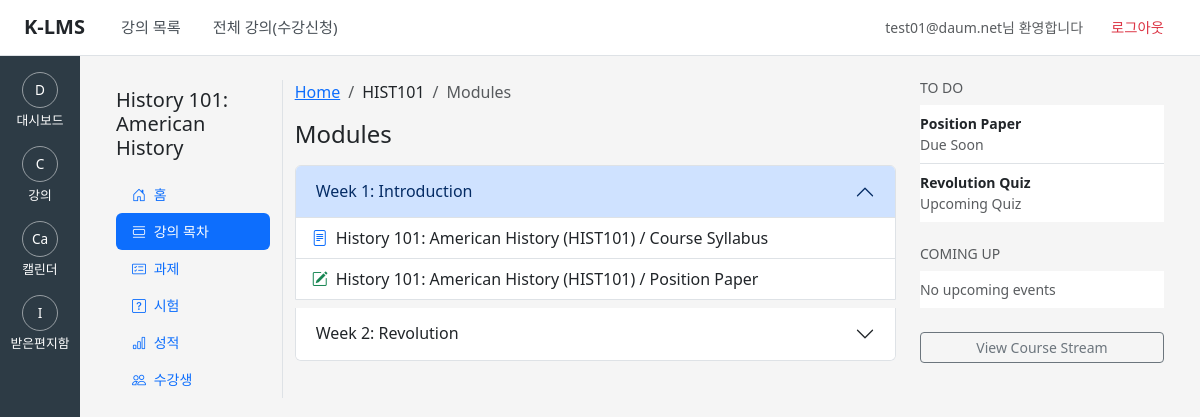
Screenshot of /api/core/1/ (signed in) with the database file from the repository.
### core/models.py (models this page shows, shortened)
class User(AbstractUser):
    email = models.EmailField(
        unique=True,
        blank=False,
        null=False,
        help_text="로그인 및 알림에 사용되는 기본 이메일 (시스템 전역 유일)",
    )
    sis_id = models.CharField(
        max_length=64,
        unique=True,
        null=True,
        blank=True,
        help_text="SIS 학번/사번. 없을 수도 있지만, 있으면 유일해야 함.",
    )
    avatar_url = models.URLField(
        max_length=500,
        null=True,
        blank=True,
        help_text="사용자 프로필 사진 URL",
    )
    time_zone = models.CharField(
        max_length=50,
        default="UTC",
        help_text="사용자 선호 타임존 (예: UTC, Asia/Seoul)",
    )
    class Meta:
        verbose_name = "User"
        verbose_name_plural = "Users"

### courses/models.py (models this page shows, shortened)
class Course(models.Model):
    account = models.ForeignKey(
        Account,
        related_name="courses",
        on_delete=models.CASCADE,
        help_text="이 강의가 속한 계정(또는 하위 계정)",
    )
    term = models.ForeignKey(
        Term,
        related_name="courses",
        on_delete=models.PROTECT,
        help_text="이 강의가 열리는 학기",
    )
    name = models.CharField(max_length=255)
    course_code = models.CharField(
        max_length=50,
        help_text="강의 코드(예: CS101, ENG-202 등)",
    )
    is_public = models.BooleanField(
        default=False,
        help_text="공개 강의 여부 (예: 카탈로그에 노출할지 여부)",
    )
    class Meta:
        verbose_name = "Course"
        verbose_name_plural = "Courses"
    def __str__(self) -> str:
        return f"{self.name} ({self.course_code})"

class Module(models.Model):
    course = models.ForeignKey(
        "Course",
        related_name="modules",
        on_delete=models.CASCADE,
        help_text="이 모듈이 속한 강의",
    )
    name = models.CharField(
        max_length=255,
        help_text="모듈 이름 (예: Week 1, Introduction 등)",
    )
    position = models.PositiveIntegerField(
        default=0,
        help_text="코스 내 모듈 순서",
    )
    unlock_at = models.DateTimeField(
        null=True,
        blank=True,
        help_text="이 날짜/시간 이후에 모듈이 열림",
    )
    prerequisites = models.ManyToManyField(
        "self",
        symmetrical=False,
        related_name="dependent_modules",
        blank=True,
        help_text="이 모듈이 열리기 전에 완료되어야 하는 선행 모듈들",
    )
    require_sequential_progress = models.BooleanField(
        default=False,
        help_text="학생이 이 모듈의 아이템을 순서대로만 진행해야 하는지 여부",
    )
    class Meta:
        ordering = ["course", "position", "id"]
        verbose_name = "Module"
        verbose_name_plural = "Modules"

class ModuleItem(models.Model):
    module = models.ForeignKey(
        Module,
        related_name="items",
        on_delete=models.CASCADE,
        help_text="이 아이템이 속한 모듈",
    )
    position = models.PositiveIntegerField(
        default=0,
        help_text="모듈 내 아이템 순서",
    )
    indent = models.PositiveSmallIntegerField(
        default=0,
        validators=[MinValueValidator(0), MaxValueValidator(5)],
        help_text="모듈 내 들여쓰기 레벨 (0~5)",
    )
    content_type = models.ForeignKey(
        ContentType,
        on_delete=models.CASCADE,
        help_text="연결된 객체 타입 (Page, Assignment 등)",
    )
    object_id = models.PositiveIntegerField(
        help_text="연결된 객체의 PK",
    )
    content_object = GenericForeignKey("content_type", "object_id")
    completion_requirement = models.CharField(
        max_length=20,
        choices=CompletionRequirement.choices,
        null=True,
        blank=True,
        help_text="이 아이템의 완료 조건 (must_view, must_submit, min_score 등)",
    )
    class Meta:
        ordering = ["module", "position", "id"]
        verbose_name = "Module item"
        verbose_name_plural = "Module items"

class Page(models.Model):
    course = models.ForeignKey(
        "Course",
        related_name="pages",
        on_delete=models.CASCADE,
        help_text="이 페이지가 속한 강의",
    )
    title = models.CharField(max_length=255)
    body = models.TextField(
        help_text="HTML 형태로 저장되는 페이지 본문",
    )
    is_published = models.BooleanField(
        default=False,
        help_text="학생에게 공개 여부",
    )
    is_front_page = models.BooleanField(
        default=False,
        help_text="코스 홈(Front Page)로 사용할지 여부",
    )
    class Meta:
        verbose_name = "Page"
        verbose_name_plural = "Pages"
        constraints = [
            models.UniqueConstraint(
                fields=["course"],
                condition=models.Q(is_front_page=True),
                name="unique_front_page_per_course",
            )
        ]
    def __str__(self) -> str:
        return f"{self.course} / {self.title}"

class Assignment(models.Model):
    course = models.ForeignKey(
        Course,
        related_name="assignments",
        on_delete=models.CASCADE,
        help_text="이 과제가 속한 강의",
    )
    title = models.CharField(max_length=255)
    description = models.TextField(
        help_text="과제 설명 (리치 텍스트 / HTML 등)",
    )
    points_possible = models.DecimalField(
        max_digits=5,
        decimal_places=2,
        help_text="배점 (소수점 둘째 자리까지, 예: 100.00, 10.50)",
    )
    due_at = models.DateTimeField(
        null=True,
        blank=True,
        help_text="마감일",
    )
    unlock_at = models.DateTimeField(
        null=True,
        blank=True,
        help_text="과제를 열어두는 시작 시각",
    )
    lock_at = models.DateTimeField(
        null=True,
        blank=True,
        help_text="과제가 완전히 닫히는 시각",
    )
    submission_types = models.JSONField(
        default=list,
        blank=True,
        help_text=(
            "허용되는 제출 유형 리스트. "
            "예: ['online_text_entry', 'online_upload', 'online_url', "
            "'media_recording', 'none']"
        ),
    )
    grading_type = models.CharField(
        max_length=20,
        choices=GradingType.choices,
        default=GradingType.POINTS,
        help_text="채점 방식 (pass_fail, percent, letter_grade, points)",
    )
    published = models.BooleanField(
        default=False,
        help_text="학생에게 과제가 공개되었는지 여부",
    )
    created_at = models.DateTimeField(auto_now_add=True)
    updated_at = models.DateTimeField(auto_now=True)
    class Meta:
        verbose_name = "Assignment"
        verbose_name_plural = "Assignments"
        ordering = ["course", "due_at", "id"]
    def __str__(self) -> str:
        return f"{self.course} / {self.title}"

### core/views.py (the view)
# urls.py: path("<int:course_id>/", course_detail, name="course_detail"),
@login_required
def course_detail(request, course_id: int):
    course = get_object_or_404(Course, id=course_id)
    modules = (
        Module.objects.filter(course=course)
        .prefetch_related("items__content_type")
        .order_by("position", "id")
    )
    context = {
        "course": course,
        "modules": modules,
        "active_tab": "modules",
    }
    return render(request, "courses/course_home.html", context)

### templates/courses/course_home.html
{% extends "courses/course_base.html" %}
{% block course_content %}
  <div class="d-flex justify-content-between align-items-center mb-3">
    <h2 class="h4 mb-0">Modules</h2>
  </div>
  {% if modules %}
    <div class="accordion" id="modulesAccordion">
      {% for module in modules %}
        <div class="accordion-item mb-2">
          <h2 class="accordion-header" id="moduleHeading{{ module.id }}">
            <button
              class="accordion-button {% if not forloop.first %}collapsed{% endif %}"
              type="button"
              data-bs-toggle="collapse"
              data-bs-target="#moduleCollapse{{ module.id }}"
              aria-expanded="{% if forloop.first %}true{% else %}false{% endif %}"
              aria-controls="moduleCollapse{{ module.id }}"
            >
              {{ module.name }}
            </button>
          </h2>
          <div
            id="moduleCollapse{{ module.id }}"
            class="accordion-collapse collapse {% if forloop.first %}show{% endif %}"
            aria-labelledby="moduleHeading{{ module.id }}"
            data-bs-parent="#modulesAccordion"
          >
            <div class="accordion-body p-0">
              <ul class="list-group list-group-flush">
                {% for item in module.items.all %}
                  <li class="list-group-item d-flex align-items-center">
                    {% with model_name=item.content_type.model %}
                      {% if model_name == 'page' %}
                        <i class="bi bi-file-text me-2 text-primary"></i>
                      {% elif model_name == 'assignment' %}
                        <i class="bi bi-pencil-square me-2 text-success"></i>
                      {% elif model_name == 'quiz' %}
                        <i class="bi bi-question-circle me-2 text-danger"></i>
                      {% else %}
                        <i class="bi bi-file-earmark me-2 text-secondary"></i>
                      {% endif %}
                    {% endwith %}
                    <a
                      href="{% url 'module_item_detail' course.id item.id %}"
                      class="flex-grow-1 text-decoration-none text-reset"
                    >
                      {{ item.content_object }}
                    </a>
                  </li>
                {% endfor %}
              </ul>
            </div>
          </div>
        </div>
      {% endfor %}
    </div>
  {% else %}
    <div class="alert alert-info">
      There are no modules in this course yet.
    </div>
  {% endif %}
{% endblock %}

### templates/courses/course_base.html (shortened to what this page needs)
{% extends "base.html" %}
{% block content %}
  <div class="container-fluid">
    <div class="row">
      <nav class="col-md-2 col-lg-2 mb-4 border-end">
        <h5 class="mt-2 mb-3">{{ course.name }}</h5>
        <ul class="nav nav-pills flex-column small">
          <li class="nav-item">
            <a
              class="nav-link {% if active_tab == 'home' %}active{% endif %}"
              href="{% url 'course_detail' course.id %}"
            >
              <i class="bi bi-house-door me-1"></i> 홈
            </a>
          </li>
          <li class="nav-item">
            <a
              class="nav-link {% if active_tab == 'modules' %}active{% endif %}"
              href="{% url 'video_list' course.id %}"
            >
              <i class="bi bi-view-list me-1"></i> 강의 목차
            </a>
          </li>
          <li class="nav-item">
            <a
              class="nav-link {% if active_tab == 'assignments' %}active{% endif %}"
              href="#"
              onclick="alert('과제 목록 페이지는 개발 중입니다.'); return false;"
            >
              <i class="bi bi-card-checklist me-1"></i> 과제
            </a>
          </li>
          <li class="nav-item">
            <a
              class="nav-link {% if active_tab == 'quizzes' %}active{% endif %}"
              href="#"
              onclick="alert('퀴즈 목록은 개발 중입니다.'); return false;"
            >
              <i class="bi bi-question-square me-1"></i> 시험
            </a>
          </li>
          <li class="nav-item">
            <a
              class="nav-link {% if active_tab == 'grades' %}active{% endif %}"
              href="#"
              onclick="alert('성적부 페이지는 개발 중입니다.'); return false;"
            >
              <i class="bi bi-bar-chart me-1"></i> 성적
            </a>
          </li>
          <li class="nav-item">
            <a
              class="nav-link {% if active_tab == 'people' %}active{% endif %}"
              href="#"
              onclick="alert('수강생 목록은 개발 중입니다.'); return false;"
            >
              <i class="bi bi-people me-1"></i> 수강생
            </a>
          </li>
        </ul>
      </nav>
      <section class="col-md-7 col-lg-7 mb-4">
        {% block course_breadcrumbs %}
          <nav aria-label="breadcrumb" class="mb-3">
            <ol class="breadcrumb mb-0">
              <li class="breadcrumb-item">
                <a href="{% url 'dashboard' %}">Home</a>
              </li>
              <li class="breadcrumb-item">
                {{ course.course_code }}
              </li>
              <li class="breadcrumb-item active" aria-current="page">
                Modules
              </li>
            </ol>
          </nav>
        {% endblock %}
        {% block course_content %}{% endblock %}
      </section>
      <aside class="col-md-3 col-lg-3">
        {% block course_sidebar %}
          <div class="mb-4">
            <h6 class="text-uppercase text-muted small mb-2">To Do</h6>
            <ul class="list-group list-group-flush small">
              <li class="list-group-item px-0">
                <strong>Position Paper</strong><br />
                <span class="text-muted">Due Soon</span>
              </li>
              <li class="list-group-item px-0">
                <strong>Revolution Quiz</strong><br />
                <span class="text-muted">Upcoming Quiz</span>
              </li>
            </ul>
          </div>
          <div class="mb-4">
            <h6 class="text-uppercase text-muted small mb-2">Coming Up</h6>
            <ul class="list-group list-group-flush small">
              <li class="list-group-item px-0">
                <span class="text-muted">No upcoming events</span>
              </li>
            </ul>
          </div>
          <div class="d-grid">
            <button class="btn btn-outline-secondary btn-sm" type="button">
              View Course Stream
            </button>
          </div>
        {% endblock %}
      </aside>
    </div>
  </div>
{% endblock %}

### templates/base.html (shortened to what this page needs)
<!DOCTYPE html>
<html lang="ko">
  <head>
    <link
      href="https://cdn.jsdelivr.net/npm/bootstrap@5.3.3/dist/css/bootstrap.min.css"
      rel="stylesheet"
    />
    <link
      rel="stylesheet"
      href="https://cdn.jsdelivr.net/npm/bootstrap-icons@1.11.3/font/bootstrap-icons.css"
    />
  </head>
  <body>
    <header class="top-header">
      <div class="top-header-left">
        <a href="{% url 'dashboard' %}" class="top-header-logo">
          K-LMS
        </a>
        <nav class="top-header-nav">
          <a href="{% url 'dashboard' %}">강의 목록</a>
          <a href="{% url 'course_catalog' %}">전체 강의(수강신청)</a>
        </nav>
      </div>
      <div class="top-header-right">
        {% if user.is_authenticated %}
          <span class="text-muted small me-1">
            {{ user.username }}님 환영합니다
          </span>
          <form method="post" action="{% url 'logout' %}" class="d-inline mb-0">
            <button type="submit" class="btn-logout">
              로그아웃
            </button>
          </form>
        {% endif %}
      </div>
    </header>
    <nav class="canvas-sidebar">
      <a href="{% url 'dashboard' %}">
        <div class="icon-circle">D</div>
        <div>대시보드</div>
      </a>
      <a href="#">
        <div class="icon-circle">C</div>
        <div>강의</div>
      </a>
      <a href="#">
        <div class="icon-circle">Ca</div>
        <div>캘린더</div>
      </a>
      <a href="#">
        <div class="icon-circle">I</div>
        <div>받은편지함</div>
      </a>
    </nav>
    <main class="canvas-content">
      {% block content %}{% endblock %}
    </main>
  </body>
</html>

### templates/base.html (style rules this page uses)
body { margin: 0; padding: 0; }
.top-header { position: fixed; top: 0; left: 0; right: 0; height: 56px; background-color: #ffffff; border-bottom: 1px solid #dee2e6; display: flex; align-items: center; justify-content: space-between; padding: 0 1.5rem; z-index: 1100; }
.top-header-left { display: flex; align-items: center; gap: 1.5rem; }
.top-header-logo { font-weight: 700; font-size: 1.25rem; color: #212529; text-decoration: none; }
.top-header-nav { display: flex; align-items: center; gap: 0.5rem; }
.top-header-nav a { color: #495057; text-decoration: none; font-size: 0.95rem; padding: 0.35rem 0.75rem; border-radius: 0.25rem; }
.top-header-right { display: flex; align-items: center; gap: 0.75rem; }
.top-header .btn-logout { color: #dc3545; background: none; border: none; padding: 0.35rem 0.75rem; font-size: 0.9rem; cursor: pointer; }
.canvas-sidebar { position: fixed; left: 0; top: 56px; bottom: 0; width: 80px; background-color: #2d3b45; color: #ffffff; display: flex; flex-direction: column; align-items: center; padding-top: 1rem; z-index: 1000; }
.canvas-sidebar a { color: #ffffff; text-decoration: none; font-size: 0.8rem; text-align: center; margin-bottom: 1rem; }
.canvas-sidebar .icon-circle { width: 36px; height: 36px; border-radius: 50%; border: 1px solid rgba(255, 255, 255, 0.5); display: flex; align-items: center; justify-content: center; margin: 0 auto 0.2rem; font-size: 0.85rem; }
.canvas-content { margin-left: 80px; margin-top: 56px; padding: 1.5rem; min-height: calc(100vh - 56px); background-color: #f5f5f5; }

### rows the page displays
User: username "test01@daum.net"
Course: name "History 101: American History", course_code "HIST101"
Module: name "Week 1: Introduction"
ModuleItem: content_object "History 101: American History (HIST101) / Course Syllabus"
ModuleItem: content_object "History 101: American History (HIST101) / Position Paper"
Module: name "Week 2: Revolution"
